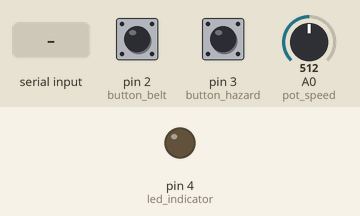
Simulated run of this sketch. Board: Arduino Uno, built with avr-gcc and run on an emulated ATmega328P. On the bench: output pins drawn as LEDs (lit = HIGH). The inputs (shaded band) are chosen by the test bench; at power-on: A0 (pot_speed) = 512, pin 2 (button_belt) HIGH, pin 3 (button_hazard) HIGH. What the sketch prints to the serial monitor is not drawn.

Above: at 1.2 s.
1.3 s: "on" received over Serial
At 2.8 s:
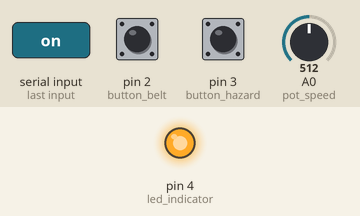
3.8 s: A0 (pot_speed) set to 671
6.8 s: A0 (pot_speed) set to 698
Timing chart, 0 to 9.8 s (numbered marks = the images above; inputs shaded):
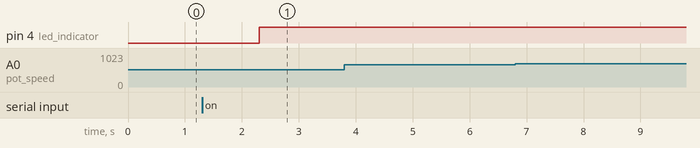

Measured:
- after the input at 1.3 s, pin 4 (led_indicator): LOW → HIGH after 1.0 s
- after the input at 3.8 s, every drawn part: stays the same
- after the input at 6.8 s, every drawn part: stays the same

The sketch:

arduino_send_receive.ino
```cpp
#define button_hazard 3
#define button_belt 2
#define led_indicator 4
#define pot_speed A0


bool now_state_hazard = false;
bool prev_state_hazard = false;
bool hazard=false;

bool now_state_belt = false;
bool prev_state_belt = false;
bool belt=false;

void setup() {
  // put your setup code here, to run once:

  Serial.begin(9600);

  pinMode(led_indicator, OUTPUT);
  pinMode(button_hazard, INPUT_PULLUP); //pullup for bouncing
  pinMode(button_belt, INPUT_PULLUP);
  pinMode(pot_speed,INPUT);

}


void loop() {
    // Read potensio value
    int speed = analogRead(pot_speed);  //0-1023
    speed = map(speed,0,1023, 0,150);  //0-150

    //read button hazard
    now_state_hazard = !digitalRead(button_hazard);
    if(now_state_hazard==true){
        if (prev_state_hazard!=now_state_hazard){
        // prev_state=now_state;
        hazard = !hazard;


        }
    }
    prev_state_hazard = now_state_hazard;

    // read button belt
    now_state_belt = !digitalRead(button_belt);
    if(now_state_belt==true){
        if (prev_state_belt!=now_state_belt){
        // prev_state=now_state;
        belt = !belt;

        }
    }
    prev_state_belt = now_state_belt;


    // send data to python via serial communication
    // data yang akan di kirim: speed, rpm, belt, hazard
    String data_send ="";
    data_send +=String(speed);
    data_send +=",";
    data_send +=String(0);
    data_send +=",";
    data_send +=String(belt);
    data_send +=",";
    data_send +=String(hazard);

    Serial.println(data_send);


    // receive data from python via serial
    if (Serial.available()>1){
        String data = Serial.readString();
        if (data=="on"){
            // do something
            digitalWrite(led_indicator,HIGH);
        }

        else{
            // do something
            digitalWrite(led_indicator,LOW);
        }
    }

}
```
